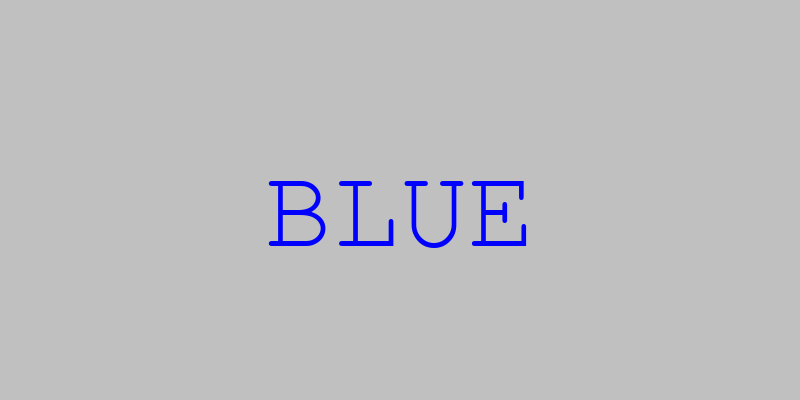
#> input picture stimuli_images/BLUE_0_0_255.png, 800 x 400 px, found by its file name; its folder holds 4 pictures in this run
$ jupyter execute --allow-errors clip_analysis.ipynb
#> lines starting #> are read from the running program, lines starting #| are printed output that depends on the picture
[cell 1]
import pandas as pd
import seaborn as sns
import plotly.express as px
import numpy as np
import kaleido
import plotly.io as pio
pio.kaleido.scope.mathjax = None
import os

#> (a cell that did not finish here is left out)

#> (a cell that did not finish here is left out)

#> (a cell that did not finish here is left out)

#> (a cell that did not finish here is left out)

#> (a cell that did not finish here is left out)

#> (a cell that did not finish here is left out)

[cell 8]
# anova
from statsmodels.formula.api import ols
from statsmodels.stats.anova import anova_lm

#> (a cell that did not finish here is left out)

[cell 10]
import matplotlib.pyplot as plt
import matplotlib.image as mpimg
import os

# Define the grid
words = ["BLUE", "RED", "XXXX"]
colors = [("blue", "0_0_255"), ("red", "255_0_0")]

fig, axes = plt.subplots(nrows=2, ncols=3, figsize=(8, 4))
#fig.suptitle("Stroop Stimuli (Columns: Word, Rows: Color)", fontsize=16)

for row, (color_name, rgb) in enumerate(colors):
    for col, word in enumerate(words):
        fname = f"{word}_{rgb}.png"
        fpath = os.path.join("../stimuli_images", fname)
        ax = axes[row, col]
        if os.path.exists(fpath):
            img = mpimg.imread(fpath)
#> img is the input picture: shape (400, 800, 3) float32; mean R, G, B 0.742, 0.742, 0.754
            ax.imshow(img)
        ax.set_xticks([])
        ax.set_yticks([])
        if row == 0:
            ax.set_title(word, fontsize=14)
        if col == 0:
            ax.set_ylabel(color_name.capitalize(), fontsize=14)
        ax.spines['top'].set_visible(False)
        ax.spines['right'].set_visible(False)
        ax.spines['bottom'].set_visible(False)
        ax.spines['left'].set_visible(False)
# add super x-label
fig.supxlabel('Word', fontsize=14, y=1)
fig.supylabel('Color', fontsize=14)
plt.tight_layout()
fig.savefig('../results/figures/stimuli.png', dpi=200, bbox_inches='tight')
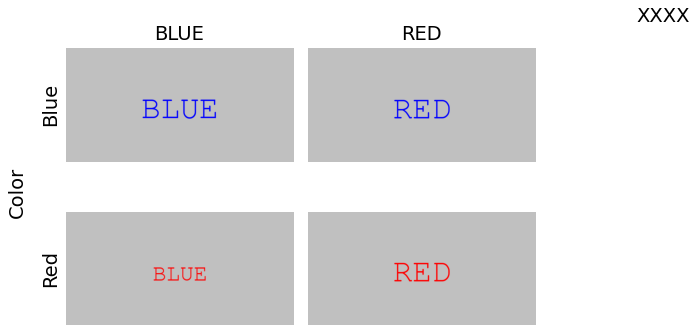
#> figure drawn by matplotlib, 4 panels; B, G, R data is drawn as R, G, B
